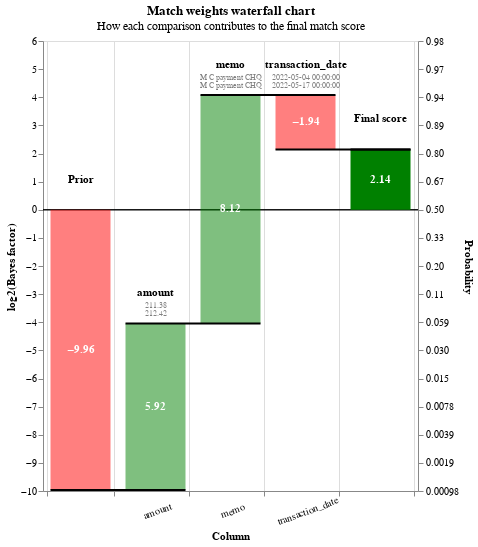

Write notebook code for a chart like this one.
### Code cell
# records_to_view  = df_predict.as_record_dict(limit=5)
linker.waterfall_chart(df_waterfall, filter_nulls=False)

### Figure 1 — Vega-Lite specification as saved in the notebook (floating-point values rounded to 4 significant figures)
{"$schema": "https://vega.github.io/schema/vega-lite/v5.2.0.json", "config": {"view": {"continuousHeight": 300, "continuousWidth": 400}}, "data": {"values": [{"bar_sort_order": 0, "bayes_factor": 0.001001, "bayes_factor_description": null, "column_name": "Prior", "comparison_vector_value": null, "label_for_charts": "Starting match weight (prior)", "log2_bayes_factor": -9.964, "m_probability": null, "record_number": 0, "sql_condition": null, "term_frequency_adjustment": null, "u_probability": null, "value_l": "", "value_r": ""}, {"bar_sort_order": 1, "bayes_factor": 60.64, "bayes_factor_description": "If comparison level is `< 1.00% diff` then comparison is 60.64 times more likely to be a match", "column_name": "amount", "comparison_vector_value": 4, "label_for_charts": "< 1.00% diff", "log2_bayes_factor": 5.922, "m_probability": 0.2267, "record_number": 0, "sql_condition": "(abs(\"amount_l\" - \"amount_r\")/\n        (case\n            when \"amount_r\" > \"amount_l\"\n            then \"amount_r\"\n            else \"amount_l\"\n        end))\n        < 0.01", "term_frequency_adjustment": false, "u_probability": 0.003738, "value_l": "211.38", "value_r": "212.42"}, {"bar_sort_order": 2, "bayes_factor": 278.4, "bayes_factor_description": "If comparison level is `exact match` then comparison is 278.40 times more likely to be a match", "column_name": "memo", "comparison_vector_value": 1, "label_for_charts": "Exact match", "log2_bayes_factor": 8.121, "m_probability": 0.4293, "record_number": 0, "sql_condition": "\"memo_l\" = \"memo_r\"", "term_frequency_adjustment": false, "u_probability": 0.001542, "value_l": "M C payment CHQ", "value_r": "M C payment CHQ"}, {"bar_sort_order": 3, "bayes_factor": 0.2615, "bayes_factor_description": "If comparison level is `<=30 days` then comparison is  3.82 times less likely to be a match", "column_name": "transaction_date", "comparison_vector_value": 1, "label_for_charts": "<=30 days", "log2_bayes_factor": -1.935, "m_probability": 0.04196, "record_number": 0, "sql_condition": "transaction_date_r - transaction_date_l <= 30 and transaction_date_r >= transaction_date_l", "term_frequency_adjustment": false, "u_probability": 0.1605, "value_l": "2022-05-04 00:00:00", "value_r": "2022-05-17 00:00:00"}, {"bar_sort_order": 4, "bayes_factor": 4.419, "bayes_factor_description": null, "column_name": "Final score", "comparison_vector_value": null, "label_for_charts": "Final score", "log2_bayes_factor": 2.144, "m_probability": null, "record_number": 0, "sql_condition": null, "term_frequency_adjustment": null, "u_probability": null, "value_l": "", "value_r": ""}, {"bar_sort_order": 0, "bayes_factor": 0.001001, "bayes_factor_description": null, "column_name": "Prior", "comparison_vector_value": null, "label_for_charts": "Starting match weight (prior)", "log2_bayes_factor": -9.964, "m_probability": null, "record_number": 1, "sql_condition": null, "term_frequency_adjustment": null, "u_probability": null, "value_l": "", "value_r": ""}, {"bar_sort_order": 1, "bayes_factor": 60.64, "bayes_factor_description": "If comparison level is `< 1.00% diff` then comparison is 60.64 times more likely to be a match", "column_name": "amount", "comparison_vector_value": 4, "label_for_charts": "< 1.00% diff", "log2_bayes_factor": 5.922, "m_probability": 0.2267, "record_number": 1, "sql_condition": "(abs(\"amount_l\" - \"amount_r\")/\n        (case\n            when \"amount_r\" > \"amount_l\"\n            then \"amount_r\"\n            else \"amount_l\"\n        end))\n        < 0.01", "term_frequency_adjustment": false, "u_probability": 0.003738, "value_l": "92.78", "value_r": "91.92"}, {"bar_sort_order": 2, "bayes_factor": 278.4, "bayes_factor_description": "If comparison level is `exact match` then comparison is 278.40 times more likely to be a match", "column_name": "memo", "comparison_vector_value": 1, "label_for_charts": "Exact match", "log2_bayes_factor": 8.121, "m_probability": 0.4293, "record_number": 1, "sql_condition": "\"memo_l\" = \"memo_r\"", "term_frequency_adjustment": false, "u_probability": 0.001542, "value_l": "M C  WRE", "value_r": "M C  WRE"}, {"bar_sort_order": 3, "bayes_factor": 18.4, "bayes_factor_description": "If comparison level is `1 day` then comparison is 18.40 times more likely to be a match", "column_name": "transaction_date", "comparison_vector_value": 4, "label_for_charts": "1 day", "log2_bayes_factor": 4.201, "m_probability": 0.4026, "record_number": 1, "sql_condition": "transaction_date_r - transaction_date_l <= 1 and transaction_date_r >= transaction_date_l", "term_frequency_adjustment": false, "u_probability": 0.02189, "value_l": "2022-03-26 00:00:00", "value_r": "2022-03-27 00:00:00"}, {"bar_sort_order": 4, "bayes_factor": 310.9, "bayes_factor_description": null, "column_name": "Final score", "comparison_vector_value": null, "label_for_charts": "Final score", "log2_bayes_factor": 8.28, "m_probability": null, "record_number": 1, "sql_condition": null, "term_frequency_adjustment": null, "u_probability": null, "value_l": "", "value_r": ""}, {"bar_sort_order": 0, "bayes_factor": 0.001001, "bayes_factor_description": null, "column_name": "Prior", "comparison_vector_value": null, "label_for_charts": "Starting match weight (prior)", "log2_bayes_factor": -9.964, "m_probability": null, "record_number": 2, "sql_condition": null, "term_frequency_adjustment": null, "u_probability": null, "value_l": "", "value_r": ""}, {"bar_sort_order": 1, "bayes_factor": 43.02, "bayes_factor_description": "If comparison level is `< 3.00% diff` then comparison is 43.02 times more likely to be a match", "column_name": "amount", "comparison_vector_value": 3, "label_for_charts": "< 3.00% diff", "log2_bayes_factor": 5.427, "m_probability": 0.3183, "record_number": 2, "sql_condition": "(abs(\"amount_l\" - \"amount_r\")/\n        (case\n            when \"amount_r\" > \"amount_l\"\n            then \"amount_r\"\n            else \"amount_l\"\n        end))\n        < 0.03", "term_frequency_adjustment": false, "u_probability": 0.007398, "value_l": "26245.91", "value_r": "25908.03"}, {"bar_sort_order": 2, "bayes_factor": 0.5716, "bayes_factor_description": "If comparison level is `all other comparisons` then comparison is  1.75 times less likely to be a match", "column_name": "memo", "comparison_vector_value": 0, "label_for_charts": "All other comparisons", "log2_bayes_factor": -0.807, "m_probability": 0.5707, "record_number": 2, "sql_condition": "ELSE", "term_frequency_adjustment": false, "u_probability": 0.9985, "value_l": "M C 1b097ab5 CH", "value_r": "M C CHQ"}, {"bar_sort_order": 3, "bayes_factor": 0.2615, "bayes_factor_description": "If comparison level is `<=30 days` then comparison is  3.82 times less likely to be a match", "column_name": "transaction_date", "comparison_vector_value": 1, "label_for_charts": "<=30 days", "log2_bayes_factor": -1.935, "m_probability": 0.04196, "record_number": 2, "sql_condition": "transaction_date_r - transaction_date_l <= 30 and transaction_date_r >= transaction_date_l", "term_frequency_adjustment": false, "u_probability": 0.1605, "value_l": "2022-03-15 00:00:00", "value_r": "2022-03-27 00:00:00"}, {"bar_sort_order": 4, "bayes_factor": 0.006437, "bayes_factor_description": null, "column_name": "Final score", "comparison_vector_value": null, "label_for_charts": "Final score", "log2_bayes_factor": -7.279, "m_probability": null, "record_number": 2, "sql_condition": null, "term_frequency_adjustment": null, "u_probability": null, "value_l": "", "value_r": ""}, {"bar_sort_order": 0, "bayes_factor": 0.001001, "bayes_factor_description": null, "column_name": "Prior", "comparison_vector_value": null, "label_for_charts": "Starting match weight (prior)", "log2_bayes_factor": -9.964, "m_probability": null, "record_number": 3, "sql_condition": null, "term_frequency_adjustment": null, "u_probability": null, "value_l": "", "value_r": ""}, {"bar_sort_order": 1, "bayes_factor": 220.3, "bayes_factor_description": "If comparison level is `exact match` then comparison is 220.35 times more likely to be a match", "column_name": "amount", "comparison_vector_value": 5, "label_for_charts": "Exact match", "log2_bayes_factor": 7.784, "m_probability": 0.2452, "record_number": 3, "sql_condition": "\"amount_l\" = \"amount_r\"", "term_frequency_adjustment": false, "u_probability": 0.001113, "value_l": "66.7", "value_r": "66.7"}, {"bar_sort_order": 2, "bayes_factor": 0.5716, "bayes_factor_description": "If comparison level is `all other comparisons` then comparison is  1.75 times less likely to be a match", "column_name": "memo", "comparison_vector_value": 0, "label_for_charts": "All other comparisons", "log2_bayes_factor": -0.807, "m_probability": 0.5707, "record_number": 3, "sql_condition": "ELSE", "term_frequency_adjustment": false, "u_probability": 0.9985, "value_l": "M CORVINUS CSH", "value_r": "M CORVINUS dona"}, {"bar_sort_order": 3, "bayes_factor": 14.61, "bayes_factor_description": "If comparison level is `<=4 days` then comparison is 14.61 times more likely to be a match", "column_name": "transaction_date", "comparison_vector_value": 3, "label_for_charts": "<=4 days", "log2_bayes_factor": 3.869, "m_probability": 0.4481, "record_number": 3, "sql_condition": "transaction_date_r - transaction_date_l <= 4 and transaction_date_r >= transaction_date_l", "term_frequency_adjustment": false, "u_probability": 0.03066, "value_l": "2022-05-01 00:00:00", "value_r": "2022-05-05 00:00:00"}, {"bar_sort_order": 4, "bayes_factor": 1.842, "bayes_factor_description": null, "column_name": "Final score", "comparison_vector_value": null, "label_for_charts": "Final score", "log2_bayes_factor": 0.8815, "m_probability": null, "record_number": 3, "sql_condition": null, "term_frequency_adjustment": null, "u_probability": null, "value_l": "", "value_r": ""}, {"bar_sort_order": 0, "bayes_factor": 0.001001, "bayes_factor_description": null, "column_name": "Prior", "comparison_vector_value": null, "label_for_charts": "Starting match weight (prior)", "log2_bayes_factor": -9.964, "m_probability": null, "record_number": 4, "sql_condition": null, "term_frequency_adjustment": null, "u_probability": null, "value_l": "", "value_r": ""}, {"bar_sort_order": 1, "bayes_factor": 220.3, "bayes_factor_description": "If comparison level is `exact match` then comparison is 220.35 times more likely to be a match", "column_name": "amount", "comparison_vector_value": 5, "label_for_charts": "Exact match", "log2_bayes_factor": 7.784, "m_probability": 0.2452, "record_number": 4, "sql_condition": "\"amount_l\" = \"amount_r\"", "term_frequency_adjustment": false, "u_probability": 0.001113, "value_l": "835.05", "value_r": "835.05"}, {"bar_sort_order": 2, "bayes_factor": 0.5716, "bayes_factor_description": "If comparison level is `all other comparisons` then comparison is  1.75 times less likely to be a match", "column_name": "memo", "comparison_vector_value": 0, "label_for_charts": "All other comparisons", "log2_bayes_factor": -0.807, "m_probability": 0.5707, "record_number": 4, "sql_condition": "ELSE", "term_frequency_adjustment": false, "u_probability": 0.9985, "value_l": "M C  WRE", "value_r": "M C "}, {"bar_sort_order": 3, "bayes_factor": 18.4, "bayes_factor_description": "If comparison level is `1 day` then comparison is 18.40 times more likely to be a match", "column_name": "transaction_date", "comparison_vector_value": 4, "label_for_charts": "1 day", "log2_bayes_factor": 4.201, "m_probability": 0.4026, "record_number": 4, "sql_condition": "transaction_date_r - transaction_date_l <= 1 and transaction_date_r >= transaction_date_l", "term_frequency_adjustment": false, "u_probability": 0.02189, "value_l": "2022-03-26 00:00:00", "value_r": "2022-03-27 00:00:00"}, {"bar_sort_order": 4, "bayes_factor": 2.319, "bayes_factor_description": null, "column_name": "Final score", "comparison_vector_value": null, "label_for_charts": "Final score", "log2_bayes_factor": 1.214, "m_probability": null, "record_number": 4, "sql_condition": null, "term_frequency_adjustment": null, "u_probability": null, "value_l": "", "value_r": ""}, {"bar_sort_order": 0, "bayes_factor": 0.001001, "bayes_factor_description": null, "column_name": "Prior", "comparison_vector_value": null, "label_for_charts": "Starting match weight (prior)", "log2_bayes_factor": -9.964, "m_probability": null, "record_number": 5, "sql_condition": null, "term_frequency_adjustment": null, "u_probability": null, "value_l": "", "value_r": ""}, {"bar_sort_order": 1, "bayes_factor": 220.3, "bayes_factor_description": "If comparison level is `exact match` then comparison is 220.35 times more likely to be a match", "column_name": "amount", "comparison_vector_value": 5, "label_for_charts": "Exact match", "log2_bayes_factor": 7.784, "m_probability": 0.2452, "record_number": 5, "sql_condition": "\"amount_l\" = \"amount_r\"", "term_frequency_adjustment": false, "u_probability": 0.001113, "value_l": "79.74", "value_r": "79.74"}, {"bar_sort_order": 2, "bayes_factor": 0.5716, "bayes_factor_description": "If comparison level is `all other comparisons` then comparison is  1.75 times less likely to be a match", "column_name": "memo", "comparison_vector_value": 0, "label_for_charts": "All other comparisons", "log2_bayes_factor": -0.807, "m_probability": 0.5707, "record_number": 5, "sql_condition": "ELSE", "term_frequency_adjustment": false, "u_probability": 0.9985, "value_l": "M CORVINUS  CSH", "value_r": "M CORVINUS "}, {"bar_sort_order": 3, "bayes_factor": 18.4, "bayes_factor_description": "If comparison level is `1 day` then comparison is 18.40 times more likely to be a match", "column_name": "transaction_date", "comparison_vector_value": 4, "label_for_charts": "1 day", "log2_bayes_factor": 4.201, "m_probability": 0.4026, "record_number": 5, "sql_condition": "transaction_date_r - transaction_date_l <= 1 and transaction_date_r >= transaction_date_l", "term_frequency_adjustment": false, "u_probability": 0.02189, "value_l": "2022-02-04 00:00:00", "value_r": "2022-02-05 00:00:00"}, {"bar_sort_order": 4, "bayes_factor": 2.319, "bayes_factor_description": null, "column_name": "Final score", "comparison_vector_value": null, "label_for_charts": "Final score", "log2_bayes_factor": 1.214, "m_probability": null, "record_number": 5, "sql_condition": null, "term_frequency_adjustment": null, "u_probability": null, "value_l": "", "value_r": ""}, {"bar_sort_order": 0, "bayes_factor": 0.001001, "bayes_factor_description": null, "column_name": "Prior", "comparison_vector_value": null, "label_for_charts": "Starting match weight (prior)", "log2_bayes_factor": -9.964, "m_probability": null, "record_number": 6, "sql_condition": null, "term_frequency_adjustment": null, "u_probability": null, "value_l": "", "value_r": ""}, {"bar_sort_order": 1, "bayes_factor": 7.601, "bayes_factor_description": "If comparison level is `< 10.00% diff` then comparison is 7.60 times more likely to be a match", "column_name": "amount", "comparison_vector_value": 2, "label_for_charts": "< 10.00% diff", "log2_bayes_factor": 2.926, "m_probability": 0.2063, "record_number": 6, "sql_condition": "(abs(\"amount_l\" - \"amount_r\")/\n        (case\n            when \"amount_r\" > \"amount_l\"\n            then \"amount_r\"\n            else \"amount_l\"\n        end))\n        < 0.1", "term_frequency_adjustment": false, "u_probability": 0.02715, "value_l": "208.45", "value_r": "198.79"}, {"bar_sort_order": 2, "bayes_factor": 0.5716, "bayes_factor_description": "If comparison level is `all other comparisons` then comparison is  1.75 times less likely to be a match", "column_name": "memo", "comparison_vector_value": 0, "label_for_charts": "All other comparisons", "log2_bayes_factor": -0.807, "m_probability": 0.5707, "record_number": 6, "sql_condition": "ELSE", "term_frequency_adjustment": false, "u_probability": 0.9985, "value_l": "M C BGC", "value_r": "M C payment"}, {"bar_sort_order": 3, "bayes_factor": 18.4, "bayes_factor_description": "If comparison level is `1 day` then comparison is 18.40 times more likely to be a match", "column_name": "transaction_date", "comparison_vector_value": 4, "label_for_charts": "1 day", "log2_bayes_factor": 4.201, "m_probability": 0.4026, "record_number": 6, "sql_condition": "transaction_date_r - transaction_date_l <= 1 and transaction_date_r >= transaction_date_l", "term_frequency_adjustment": false, "u_probability": 0.02189, "value_l": "2022-03-03 00:00:00", "value_r": "2022-03-04 00:00:00"}, {"bar_sort_order": 4, "bayes_factor": 0.07999, "bayes_factor_description": null, "column_name": "Final score", "comparison_vector_value": null, "label_for_charts": "Final score", "log2_bayes_factor": -3.644, "m_probability": null, "record_number": 6, "sql_condition": null, "term_frequency_adjustment": null, "u_probability": null, "value_l": "", "value_r": ""}, {"bar_sort_order": 0, "bayes_factor": 0.001001, "bayes_factor_description": null, "column_name": "Prior", "comparison_vector_value": null, "label_for_charts": "Starting match weight (prior)", "log2_bayes_factor": -9.964, "m_probability": null, "record_number": 7, "sql_condition": null, "term_frequency_adjustment": null, "u_probability": null, "value_l": "", "value_r": ""}, {"bar_sort_order": 1, "bayes_factor": 220.3, "bayes_factor_description": "If comparison level is `exact match` then comparison is 220.35 times more likely to be a match", "column_name": "amount", "comparison_vector_value": 5, "label_for_charts": "Exact match", "log2_bayes_factor": 7.784, "m_probability": 0.2452, "record_number": 7, "sql_condition": "\"amount_l\" = \"amount_r\"", "term_frequency_adjustment": false, "u_probability": 0.001113, "value_l": "449.79", "value_r": "449.79"}, {"bar_sort_order": 2, "bayes_factor": 0.5716, "bayes_factor_description": "If comparison level is `all other comparisons` then comparison is  1.75 times less likely to be a match", "column_name": "memo", "comparison_vector_value": 0, "label_for_charts": "All other comparisons", "log2_bayes_factor": -0.807, "m_probability": 0.5707, "record_number": 7, "sql_condition": "ELSE", "term_frequency_adjustment": false, "u_probability": 0.9985, "value_l": "M C donation BG", "value_r": "M C"}, {"bar_sort_order": 3, "bayes_factor": 18.4, "bayes_factor_description": "If comparison level is `1 day` then comparison is 18.40 times more likely to be a match", "column_name": "transaction_date", "comparison_vector_value": 4, "label_for_charts": "1 day", "log2_bayes_factor": 4.201, "m_probability": 0.4026, "record_number": 7, "sql_condition": "transaction_date_r - transaction_date_l <= 1 and transaction_date_r >= transaction_date_l", "term_frequency_adjustment": false, "u_probability": 0.02189, "value_l": "2022-05-04 00:00:00", "value_r": "2022-05-05 00:00:00"}, {"bar_sort_order": 4, "bayes_factor": 2.319, "bayes_factor_description": null, "column_name": "Final score", "comparison_vector_value": null, "label_for_charts": "Final score", "log2_bayes_factor": 1.214, "m_probability": null, "record_number": 7, "sql_condition": null, "term_frequency_adjustment": null, "u_probability": null, "value_l": "", "value_r": ""}, {"bar_sort_order": 0, "bayes_factor": 0.001001, "bayes_factor_description": null, "column_name": "Prior", "comparison_vector_value": null, "label_for_charts": "Starting match weight (prior)", "log2_bayes_factor": -9.964, "m_probability": null, "record_number": 8, "sql_condition": null, "term_frequency_adjustment": null, "u_probability": null, "value_l": "", "value_r": ""}, {"bar_sort_order": 1, "bayes_factor": 220.3, "bayes_factor_description": "If comparison level is `exact match` then comparison is 220.35 times more likely to be a match", "column_name": "amount", "comparison_vector_value": 5, "label_for_charts": "Exact match", "log2_bayes_factor": 7.784, "m_probability": 0.2452, "record_number": 8, "sql_condition": "\"amount_l\" = \"amount_r\"", "term_frequency_adjustment": false, "u_probability": 0.001113, "value_l": "221.91", "value_r": "221.91"}, {"bar_sort_order": 2, "bayes_factor": 0.5716, "bayes_factor_description": "If comparison level is `all other comparisons` then comparison is  1.75 times less likely to be a match", "column_name": "memo", "comparison_vector_value": 0, "label_for_charts": "All other comparisons", "log2_bayes_factor": -0.807, "m_probability": 0.5707, "record_number": 8, "sql_condition": "ELSE", "term_frequency_adjustment": false, "u_probability": 0.9985, "value_l": "M CORVINUS dona", "value_r": "M CORVINUS BGC"}, {"bar_sort_order": 3, "bayes_factor": 14.61, "bayes_factor_description": "If comparison level is `<=4 days` then comparison is 14.61 times more likely to be a match", "column_name": "transaction_date", "comparison_vector_value": 3, "label_for_charts": "<=4 days", "log2_bayes_factor": 3.869, "m_probability": 0.4481, "record_number": 8, "sql_condition": "transaction_date_r - transaction_date_l <= 4 and transaction_date_r >= transaction_date_l", "term_frequency_adjustment": false, "u_probability": 0.03066, "value_l": "2022-02-14 00:00:00", "value_r": "2022-02-16 00:00:00"}, {"bar_sort_order": 4, "bayes_factor": 1.842, "bayes_factor_description": null, "column_name": "Final score", "comparison_vector_value": null, "label_for_charts": "Final score", "log2_bayes_factor": 0.8815, "m_probability": null, "record_number": 8, "sql_condition": null, "term_frequency_adjustment": null, "u_probability": null, "value_l": "", "value_r": ""}, {"bar_sort_order": 0, "bayes_factor": 0.001001, "bayes_factor_description": null, "column_name": "Prior", "comparison_vector_value": null, "label_for_charts": "Starting match weight (prior)", "log2_bayes_factor": -9.964, "m_probability": null, "record_number": 9, "sql_condition": null, "term_frequency_adjustment": null, "u_probability": null, "value_l": "", "value_r": ""}, {"bar_sort_order": 1, "bayes_factor": 220.3, "bayes_factor_description": "If comparison level is `exact match` then comparison is 220.35 times more likely to be a match", "column_name": "amount", "comparison_vector_value": 5, "label_for_charts": "Exact match", "log2_bayes_factor": 7.784, "m_probability": 0.2452, "record_number": 9, "sql_condition": "\"amount_l\" = \"amount_r\"", "term_frequency_adjustment": false, "u_probability": 0.001113, "value_l": "36.36", "value_r": "36.36"}, {"bar_sort_order": 2, "bayes_factor": 0.5716, "bayes_factor_description": "If comparison level is `all other comparisons` then comparison is  1.75 times less likely to be a match", "column_name": "memo", "comparison_vector_value": 0, "label_for_charts": "All other comparisons", "log2_bayes_factor": -0.807, "m_probability": 0.5707, "record_number": 9, "sql_condition": "ELSE", "term_frequency_adjustment": false, "u_probability": 0.9985, "value_l": "MATTHIAS C paym", "value_r": "MATTHIAS C payment BGC"}, {"bar_sort_order": 3, "bayes_factor": 18.4, "bayes_factor_description": "If comparison level is `1 day` then comparison is 18.40 times more likely to be a match", "column_name": "transaction_date", "comparison_vector_value": 4, "label_for_charts": "1 day", "log2_bayes_factor": 4.201, "m_probability": 0.4026, "record_number": 9, "sql_condition": "transaction_date_r - transaction_date_l <= 1 and transaction_date_r >= transaction_date_l", "term_frequency_adjustment": false, "u_probability": 0.02189, "value_l": "2022-03-28 00:00:00", "value_r": "2022-03-29 00:00:00"}, {"bar_sort_order": 4, "bayes_factor": 2.319, "bayes_factor_description": null, "column_name": "Final score", "comparison_vector_value": null, "label_for_charts": "Final score", "log2_bayes_factor": 1.214, "m_probability": null, "record_number": 9, "sql_condition": null, "term_frequency_adjustment": null, "u_probability": null, "value_l": "", "value_r": ""}]}, "height": 450, "layer": [{"layer": [{"encoding": {"color": {"value": "black"}, "size": {"value": 0.5}, "y": {"field": "zero", "type": "quantitative"}}, "mark": "rule"}, {"encoding": {"color": {"condition": {"test": "(datum.log2_bayes_factor < 0)", "value": "red"}, "value": "green"}, "opacity": {"condition": {"test": "datum.column_name == 'Prior match weight' || datum.column_name == 'Final score'", "value": 1}, "value": 0.5}, "tooltip": [{"field": "column_name", "title": "Comparison column", "type": "nominal"}, {"field": "value_l", "title": "Value (L)", "type": "nominal"}, {"field": "value_r", "title": "Value (R)", "type": "nominal"}, {"field": "label_for_charts", "title": "Label", "type": "ordinal"}, {"field": "sql_condition", "title": "SQL condition", "type": "nominal"}, {"field": "comparison_vector_value", "title": "Comparison vector value", "type": "nominal"}, {"field": "bayes_factor", "format": ",.4f", "title": "Bayes factor = m/u", "type": "quantitative"}, {"field": "log2_bayes_factor", "format": ",.4f", "title": "Match weight = log2(m/u)", "type": "quantitative"}, {"field": "prob", "format": ".4f", "title": "Adjusted match score", "type": "quantitative"}, {"field": "bayes_factor_description", "title": "Match weight description", "type": "nominal"}], "x": {"axis": {"grid": true, "labelAlign": "center", "labelAngle": -20, "labelExpr": "datum.value == 'Prior' || datum.value == 'Final score' ? '' : datum.value", "labelPadding": 10, "tickBand": "extent", "title": "Column"}, "field": "column_name", "sort": {"field": "bar_sort_order", "order": "ascending"}, "type": "nominal"}, "y": {"axis": {"grid": false, "orient": "left", "title": "log2(Bayes factor)"}, "field": "previous_sum", "type": "quantitative"}, "y2": {"field": "sum"}}, "mark": {"type": "bar", "width": 60}}, {"encoding": {"color": {"value": "white"}, "text": {"condition": {"field": "log2_bayes_factor", "format": ".2f", "test": "abs(datum.log2_bayes_factor) > 1", "type": "nominal"}, "value": ""}, "x": {"axis": {"labelAngle": 0, "title": "Column"}, "field": "column_name", "sort": {"field": "bar_sort_order", "order": "ascending"}, "type": "nominal"}, "y": {"axis": {"orient": "left"}, "field": "center", "type": "quantitative"}}, "mark": {"fontWeight": "bold", "type": "text"}}, {"encoding": {"color": {"value": "black"}, "text": {"field": "column_name", "type": "nominal"}, "x": {"axis": {"labelAngle": 0, "title": "Column"}, "field": "column_name", "sort": {"field": "bar_sort_order", "order": "ascending"}, "type": "nominal"}, "y": {"field": "sum_top", "type": "quantitative"}}, "mark": {"baseline": "bottom", "dy": -25, "fontWeight": "bold", "type": "text"}}, {"encoding": {"color": {"value": "grey"}, "text": {"field": "value_l", "type": "nominal"}, "x": {"axis": {"labelAngle": 0, "title": "Column"}, "field": "column_name", "sort": {"field": "bar_sort_order", "order": "ascending"}, "type": "nominal"}, "y": {"field": "sum_top", "type": "quantitative"}}, "mark": {"baseline": "bottom", "dy": -13, "fontSize": 8, "type": "text"}}, {"encoding": {"color": {"value": "grey"}, "text": {"field": "value_r", "type": "nominal"}, "x": {"axis": {"labelAngle": 0, "title": "Column"}, "field": "column_name", "sort": {"field": "bar_sort_order", "order": "ascending"}, "type": "nominal"}, "y": {"field": "sum_top", "type": "quantitative"}}, "mark": {"baseline": "bottom", "dy": -5, "fontSize": 8, "type": "text"}}]}, {"encoding": {"x": {"axis": {"labelAngle": 0, "title": "Column"}, "field": "column_name", "sort": {"field": "bar_sort_order", "order": "ascending"}, "type": "nominal"}, "x2": {"field": "lead"}, "y": {"axis": {"labelExpr": "format(1 / (1 + pow(2, -1*datum.value)), '.2r')", "orient": "right", "title": "Probability"}, "field": "sum", "scale": {"zero": false}, "type": "quantitative"}}, "mark": {"color": "black", "strokeWidth": 2, "type": "rule", "x2Offset": 30, "xOffset": -30}}], "params": [{"bind": {"input": "range", "max": 9, "min": 0, "step": 1}, "description": "Filter by the interation number", "name": "record_number", "value": 0}], "resolve": {"axis": {"y": "independent"}}, "title": {"subtitle": "How each comparison contributes to the final match score", "text": "Match weights waterfall chart"}, "transform": [{"filter": "(datum.record_number == record_number)"}, {"frame": [null, 0], "window": [{"as": "sum", "field": "log2_bayes_factor", "op": "sum"}, {"as": "lead", "field": "column_name", "op": "lead"}]}, {"as": "sum", "calculate": "datum.column_name === \"Final score\" ? datum.sum - datum.log2_bayes_factor : datum.sum"}, {"as": "lead", "calculate": "datum.lead === null ? datum.column_name : datum.lead"}, {"as": "previous_sum", "calculate": "datum.column_name === \"Final score\" || datum.column_name === \"Prior match weight\" ? 0 : datum.sum - datum.log2_bayes_factor"}, {"as": "top_label", "calculate": "datum.sum > datum.previous_sum ? datum.column_name : \"\""}, {"as": "bottom_label", "calculate": "datum.sum < datum.previous_sum ? datum.column_name : \"\""}, {"as": "sum_top", "calculate": "datum.sum > datum.previous_sum ? datum.sum : datum.previous_sum"}, {"as": "sum_bottom", "calculate": "datum.sum < datum.previous_sum ? datum.sum : datum.previous_sum"}, {"as": "center", "calculate": "(datum.sum + datum.previous_sum) / 2"}, {"as": "text_log2_bayes_factor", "calculate": "(datum.log2_bayes_factor > 0 ? \"+\" : \"\") + datum.log2_bayes_factor"}, {"as": "dy", "calculate": "datum.sum < datum.previous_sum ? 4 : -4"}, {"as": "baseline", "calculate": "datum.sum < datum.previous_sum ? \"top\" : \"bottom\""}, {"as": "prob", "calculate": "1. / (1 + pow(2, -1.*datum.sum))"}, {"as": "zero", "calculate": "0*datum.sum"}], "width": {"step": 75}}
